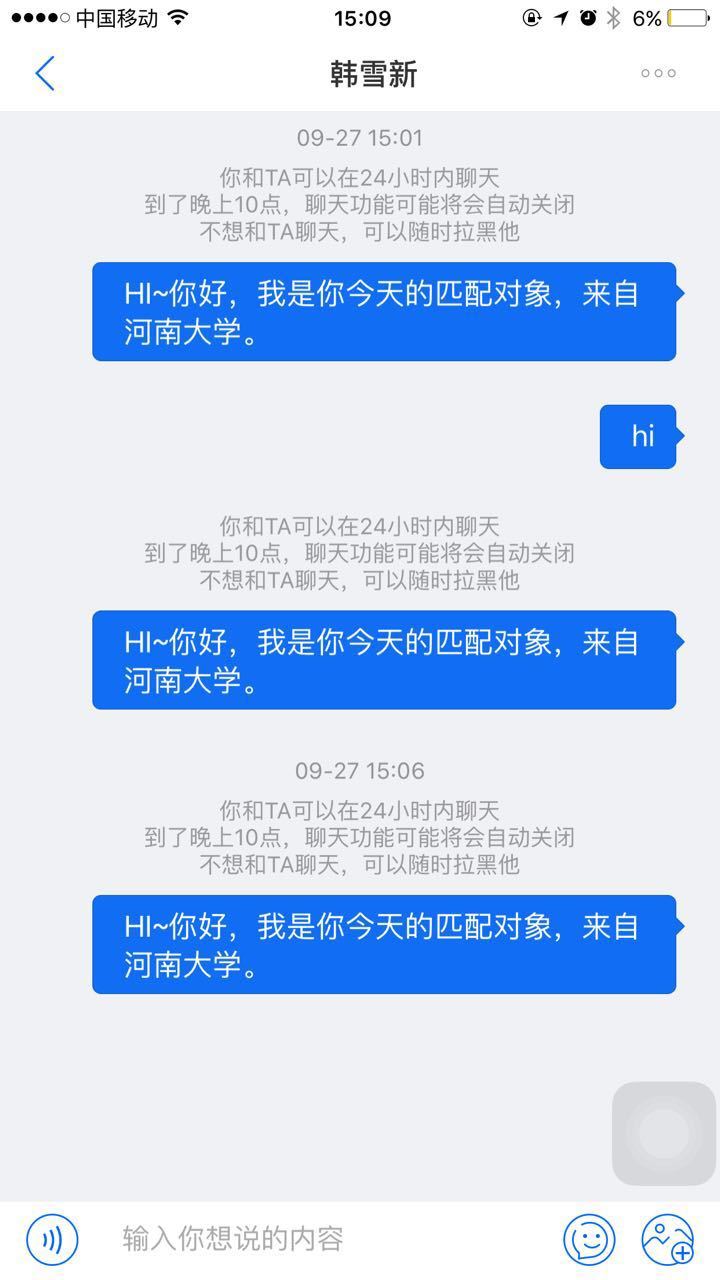
#> input picture Python/test_img/tccc.jpeg, 720 x 1280 px
$ python test3.py
#> lines starting #> are read from the running program, lines starting #| are printed output that depends on the picture
#coding=utf8
import random
from PIL import Image, ImageFilter

'''
模糊效果
'''

im = Image.open('tccc.jpeg')
#> im is the input picture: PIL image 720x1280 RGB; mean R, G, B 199, 216.2, 242

im2 = im.filter(ImageFilter.BLUR)  #应用模糊滤镜
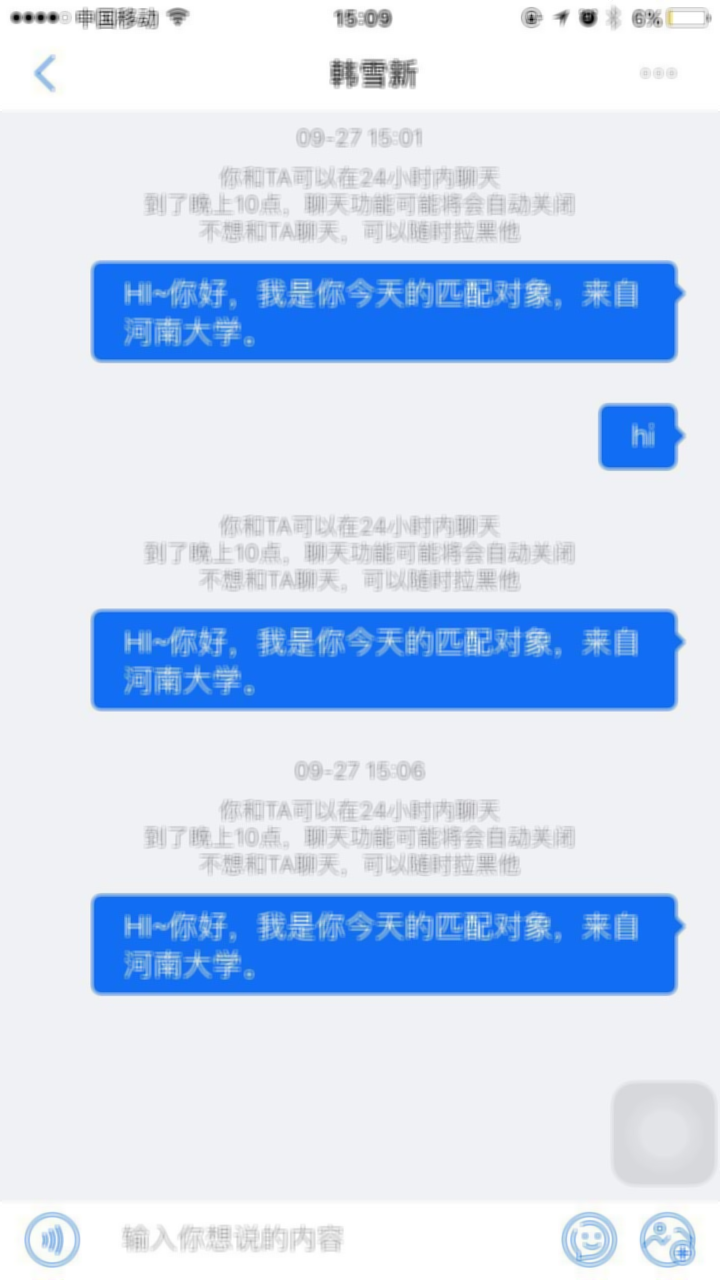
#> im2: PIL image 720x1280 RGB; mean R, G, B 199, 216.2, 242

im2.save('blur.jpg', 'jpeg')
